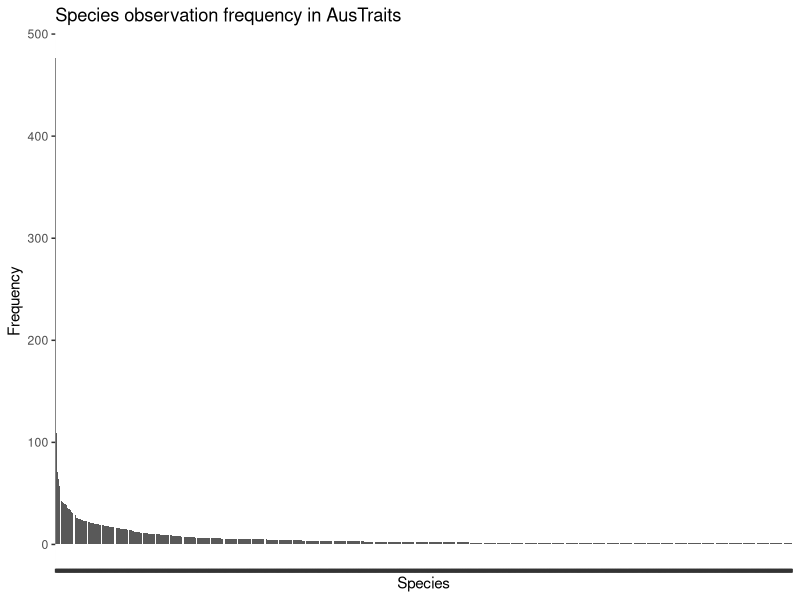
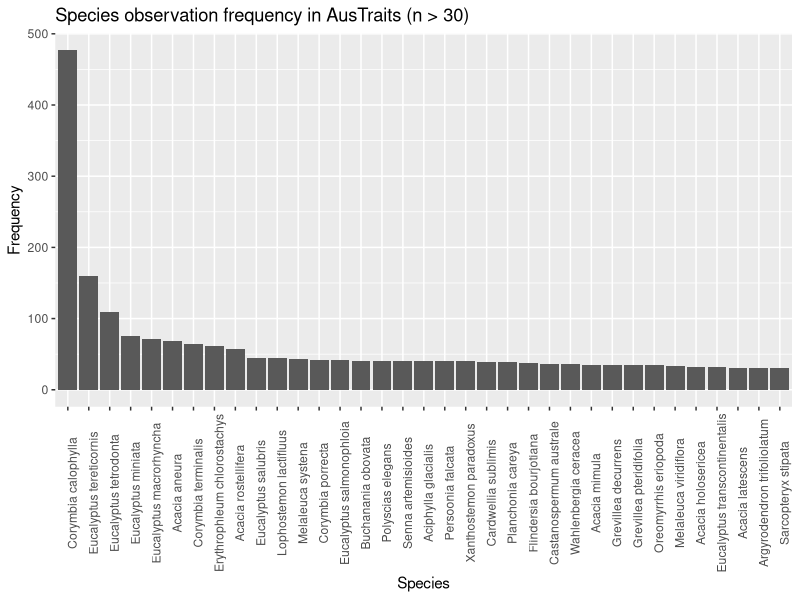
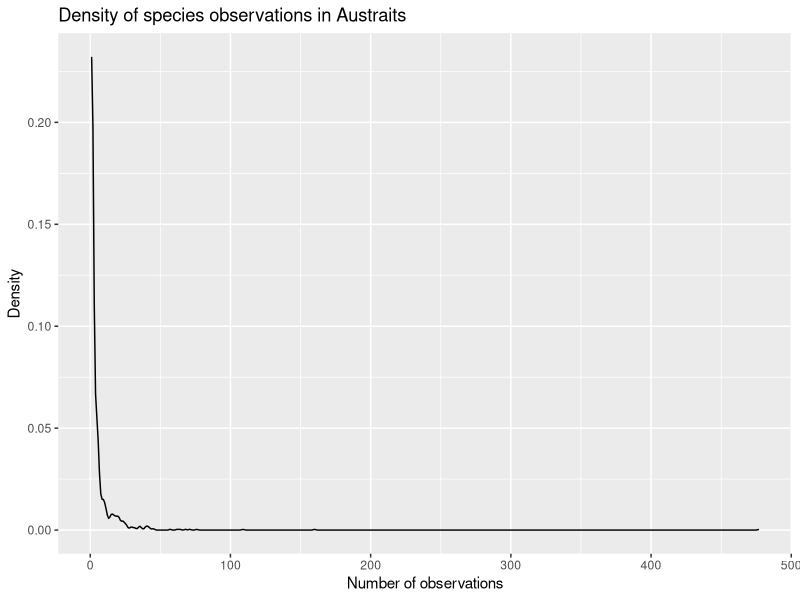
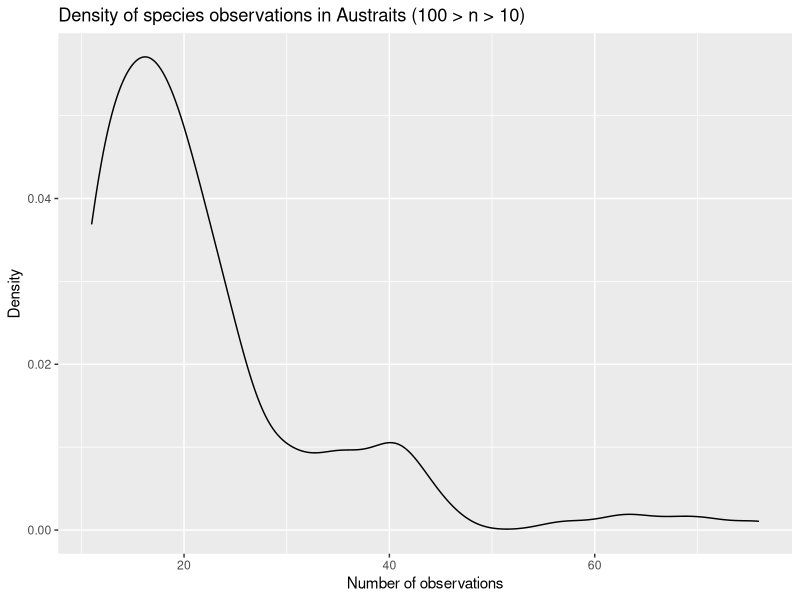
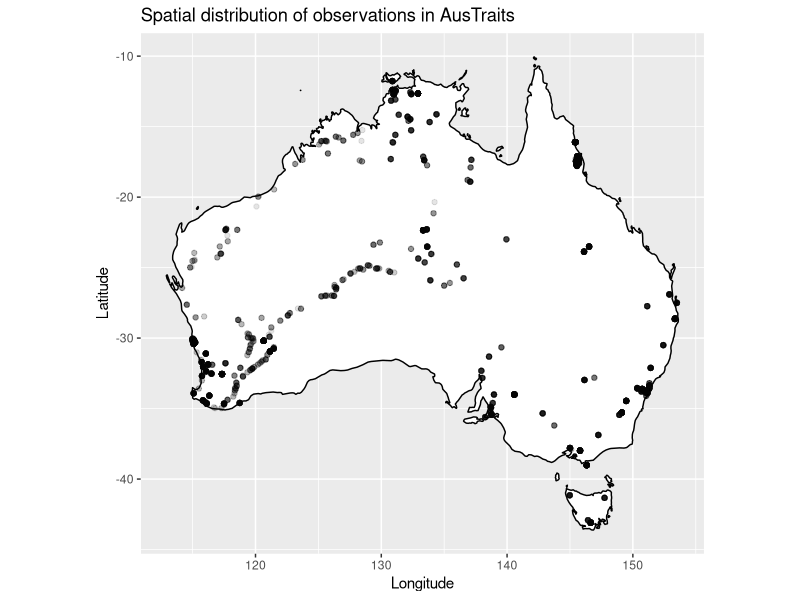
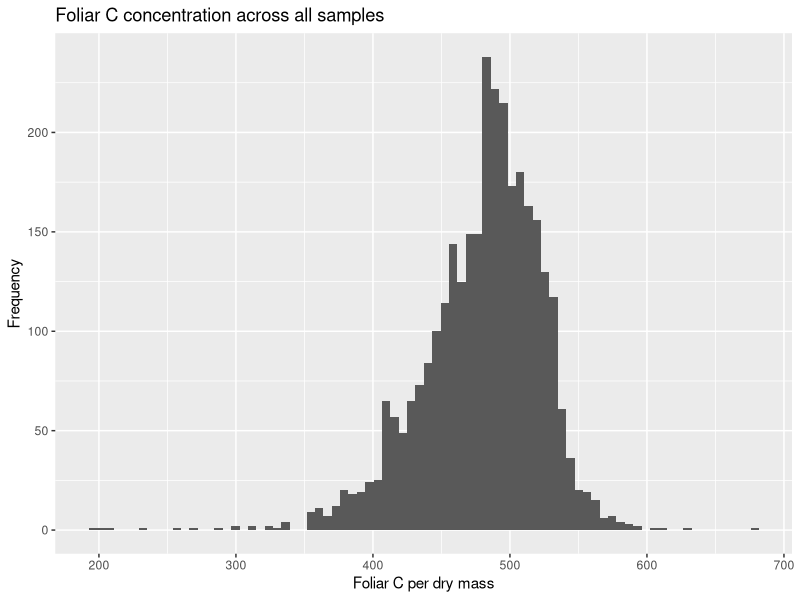
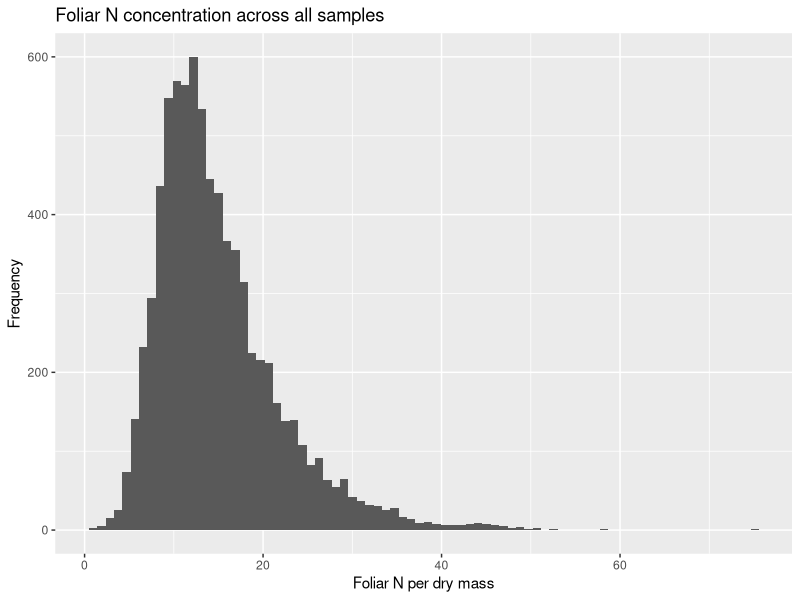
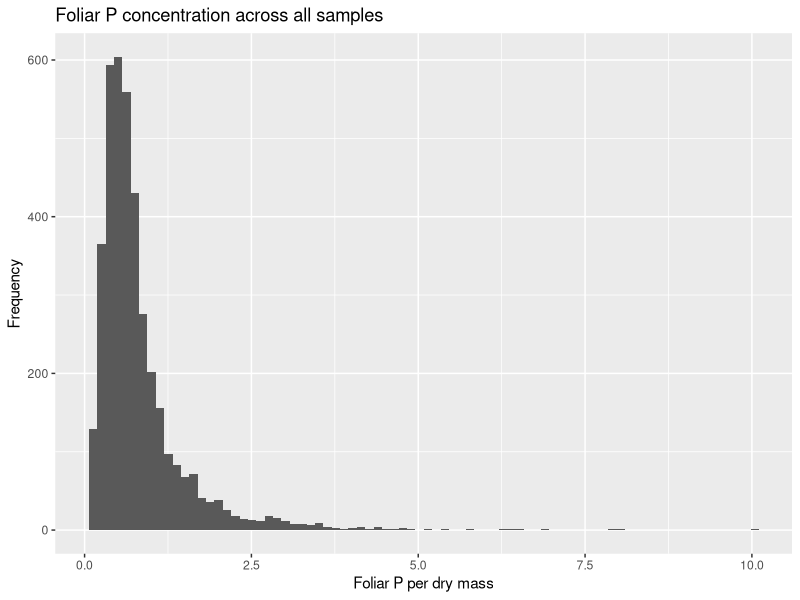

These figures' R source, in order:
# AusStoich Data Structure
# Libraries & functions
library(here)
library(tidyverse)

# Takes tibble tb, categorical variable x; returns factorized count table for levels of x
count_table <- function(tb, x) { 
  tb |> 
    count({{x}}, sort = T) |>
    filter({{x}} != 'NA') |> 
    mutate(name = fct({{x}})) |> 
    select(n:name) |> relocate(name)
}

# Takes tibble tb, continuous variable x, (optional) grouping; returns summary stats 
summarize_cont <- function(tb, x, grouping = NULL) {
  tb |> summarize(
    min = min({{x}}, na.rm = T),
    median = median({{x}}, na.rm = T),
    mean = mean({{x}}, na.rm = T),
    var = var({{x}}, na.rm = T), 
    sd = sd({{x}}, na.rm = T), 
    max = max({{x}}, na.rm = T), 
    n = n(), 
    is_NA = sum(is.na({{x}})),
    .by = {{grouping}}
  )
}

# Data import & tidying ---------------------------------------------------
# Initial import 
raw_data <- read_csv(here('Inputs','austraits_leaf_stoichiometry_MASTER_v1.0_10-05-2024.csv')) 
raw_data #For reference

tidy_data <- read_csv(
  file = here('Inputs','austraits_leaf_stoichiometry_MASTER_v1.0_10-05-2024.csv'),
  na = c('', 'NA', 'uncertain'),
  col_types = cols(
    woodiness = col_factor(c('herbaceous', 'woody')),
    reclass_life_history = col_factor(c('short', 'long')),
    putative_BNF = col_factor(c('0', '1')),
    myc_type = col_factor(c('AM', 'EcM', 'EcM-AM', 'ErM', 'NM', 'NM-AM'))
    )
  )

tidy_data <- tidy_data |> 
  select(Unique_ID:LATLONG) |> 
  filter(!is.na(Unique_ID)) |> 
  relocate(species_binom, .after = genus) |> 
  relocate(c(lat_deg, long_deg), .after = dataset_id)

tidy_data 

# Merging environmental data 
env_data <- read_csv(here('Inputs', 'Aus-Stoich_gridded_env_data.csv')) |>
  rename(lat_deg = lat, long_deg = lon) 

seasonality_data <- read_csv(here('Inputs', 'AusStoich_Seasonality_WorldClim30s.csv')) |> 
  rename(lat_deg = `latitude (deg)`, long_deg = `longitude (deg)`)

joined_env <- full_join(env_data, seasonality_data)

joined_data <- left_join(tidy_data, joined_env)

write_csv(joined_data, 'AusStoich_Combined_Dataset_1.0.csv')
  
  
# Structure  ---------------------------------------------------------
# Observation frequencies across taxa 
species <- count_table(tidy_data, species_binom) 
species

genus <- count_table(tidy_data, genus)
genus

family <- count_table(tidy_data, family)
family 

species |> #All species
  ggplot(aes(x = name, y = n)) +
  geom_col() + theme(axis.text.x = element_blank()) + 
  labs(
    title = 'Species observation frequency in AusTraits',
    x = 'Species', y = 'Frequency'
  )

species |> #Only species above a given frequency threshold 
  filter(n >= 30) |> 
  ggplot(aes(x = name, y = n)) +
  geom_col() + theme(axis.text.x = element_text(angle = 90)) + 
  labs(
    title = 'Species observation frequency in AusTraits (n > 30)',
    x = 'Species', y = 'Frequency'
    )

species |> #Observation density for all species 
  ggplot(aes(x = n)) +
  geom_density() +
  labs(
    title = 'Density of species observations in Austraits',
    x = 'Number of observations', y = 'Density'
  )

species |> #Observation density within a given frequency range 
  filter(n > 10 & n < 100) |> 
  ggplot(aes(x = n)) + geom_density() +
  labs(
    title = 'Density of species observations in Austraits (100 > n > 10)',
    x = 'Number of observations', y = 'Density'
  )

# Spatial distribution 
# All species
australia <- map_data('world', region = 'australia') |> filter(long < 155)
ggplot() +
  geom_polygon(
    data = australia, 
    aes(x = long, y = lat, group = group), 
    fill = 'white', color = 'black'
    ) + 
  coord_quickmap() +
  geom_jitter( #Bin by species frequency? 
    data = tidy_data, 
    aes(x = long_deg, y = lat_deg),
    alpha = 0.1
    ) +
  labs(
    title = 'Spatial distribution of observations in AusTraits',
    x = 'Longitude', y = 'Latitude'
  )

# Other factors 
tidy_data |> count(woodiness)
tidy_data |> count(across(woodiness:putative_BNF)) 


# Note: thorough EDA moved to 02 with adjusted data; keeping below for reference 
# Variation ---------------------------------------------------------------
# Foliar carbon 
tidy_data |> ggplot(aes(x = leaf_C_per_dry_mass)) +
  geom_histogram(bins = 80) +
  labs(
    title = 'Foliar C concentration across all samples',
    x = 'Foliar C per dry mass', y = 'Frequency'
  )

summarize_cont(tidy_data, leaf_C_per_dry_mass)

# Foliar nitrogen 
tidy_data |> ggplot(aes(x = leaf_N_per_dry_mass)) +
  geom_histogram(bins = 80) +
  labs(
    title = 'Foliar N concentration across all samples',
    x = 'Foliar N per dry mass', y = 'Frequency'
  )

summarize_cont(tidy_data, leaf_N_per_dry_mass)

# outliers_N <- tidy_data |> 
#   filter(leaf_N_per_dry_mass > 50) |> 
#   arrange(desc(leaf_N_per_dry_mass)) 

# Foliar phosphorus 
tidy_data |> ggplot(aes(x = leaf_P_per_dry_mass)) +
  geom_histogram(bins = 80) +
  labs(
    title = 'Foliar P concentration across all samples',
    x = 'Foliar P per dry mass', y = 'Frequency'
  )

summarize_cont(tidy_data, leaf_P_per_dry_mass)

# Stoichiometry distributions 
tidy_data |> ggplot(aes(x = CN_ratio)) +
  geom_histogram(bins = 60)

tidy_data |> ggplot(aes(x = NP_ratio)) +
  geom_histogram(bins = 60) +
  labs(
    title = 'Foliar N:P across all samples',
    x = 'N:P', y = 'Frequency'
  )

tidy_data |> ggplot(aes(x = CP_ratio)) +
  geom_histogram(bins = 60)


# Co-variation ------------------------------------------------------------
# Example grouped stats 
tidy_data |> summarize_cont(leaf_C_per_dry_mass, grouping = woodiness) 

# Example density curve 
tidy_data |> ggplot(aes(x = CN_ratio, y = after_stat(density))) +
  geom_freqpoly(aes(linetype = woodiness)) +
  labs(
    title = 'C:N density curve across woodiness levels',
    x = 'C:N Ratio', y = 'Density'
  )

#Example box plot 
tidy_data |> filter(!is.na(woodiness)) |> 
  ggplot(aes(x = woodiness, y = CN_ratio)) +
  geom_boxplot() +
  labs(
    title = 'C:N ratio across woodiness levels',
    x = 'Woodiness', y = 'C:N Ratio'
  )

# Example scatter plot 
tidy_data |> ggplot(aes(x = CN_ratio, y = CP_ratio)) +
  geom_point(alpha = 0.4) +
  labs(
    title = 'Relationship between C:N & C:P across all samples',
    x = 'C:N Ratio', y = 'C:P Ratio'
  )